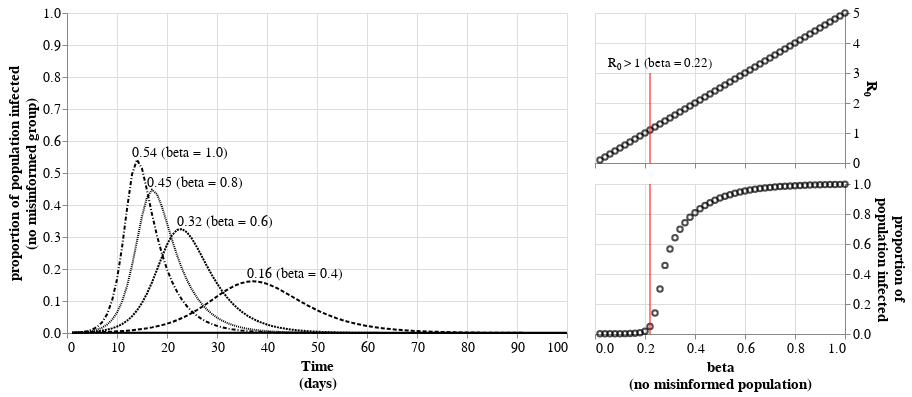

This figure's notebook cell:
### Code cell
lines = alt.Chart(infections.melt(id_vars='day')).mark_line(size=2, color = 'black').encode(
    x = alt.X(
        'day:Q',
        title = ["Time", "(days)"]
    ),
    y = alt.Y(
        'value:Q',
        title = ["proportion of population infected", "(no misinformed group)"],
        scale = alt.Scale(domain=(0,1))
    ),
    strokeDash = alt.StrokeDash(
        'variable:N',
        title = "𝛽",
        legend=None
    )
).properties(height=320, width=500)

texts = alt.Chart(text_dfs).mark_text(dy=-7,dx=0,fontSize=14,align='left').encode(
    x = 'peak_x:Q',
    y = 'peak_y:Q',
    text = 'text'
)

lines = alt.layer(lines,texts)


alt.hconcat(
    lines,
    combined_fig,
).configure_axis(
    titleFontSize=15,
    labelFontSize=14,
    labelAngle=0
)
# .configure_legend(
#     titleFontSize=15,
#     labelFontSize=14,
#     orient='top',
#     offset=0
# )

### Figure 1 — Vega-Lite specification as saved in the notebook (floating-point values rounded to 4 significant figures; data arrays with more than 128 entries replaced by an {"elided": "..."} marker saying what was removed)
{"config": {"view": {"continuousWidth": 400, "continuousHeight": 300}, "axis": {"labelAngle": 0, "labelFontSize": 14, "titleFontSize": 15}}, "hconcat": [{"layer": [{"data": {"name": "data-9c2d90dc76619f7b0ccbfaf610af68b8"}, "mark": {"type": "line", "color": "black", "size": 2}, "encoding": {"strokeDash": {"field": "variable", "legend": null, "title": "𝛽", "type": "nominal"}, "x": {"field": "day", "title": ["Time", "(days)"], "type": "quantitative"}, "y": {"field": "value", "scale": {"domain": [0, 1]}, "title": ["proportion of population infected", "(no misinformed group)"], "type": "quantitative"}}, "height": 320, "width": 500}, {"data": {"name": "data-9f414f2267269c00288d3f5082564c4a"}, "mark": {"type": "text", "align": "left", "dx": 0, "dy": -7, "fontSize": 14}, "encoding": {"text": {"field": "text", "type": "nominal"}, "x": {"field": "peak_x", "type": "quantitative"}, "y": {"field": "peak_y", "type": "quantitative"}}}]}, {"vconcat": [{"layer": [{"data": {"name": "data-585babaf9ca0b0ca9e5c052a68338f30"}, "mark": {"type": "point", "color": "black", "size": 30}, "encoding": {"x": {"axis": {"labelExpr": "(datum.value*100) % 10 ? null : datum.label", "labels": false, "title": null}, "field": "beta", "type": "quantitative"}, "y": {"axis": {"orient": "right"}, "field": "r0", "title": "R₀", "type": "quantitative"}}}, {"data": {"name": "data-f734bf3e0f4d2cc234e8ecc471e90315"}, "mark": {"type": "rule", "color": "red"}, "encoding": {"x": {"field": "x", "type": "quantitative"}, "y": {"field": "y1", "type": "quantitative"}, "y2": {"field": "y2"}}}, {"data": {"name": "data-f734bf3e0f4d2cc234e8ecc471e90315"}, "mark": {"type": "text", "dx": 10, "dy": -10, "fontSize": 13}, "encoding": {"text": {"field": "text", "type": "nominal"}, "x": {"field": "x", "type": "quantitative"}, "y": {"field": "y2", "type": "quantitative"}}, "height": 150, "width": 250}]}, {"layer": [{"data": {"name": "data-30e2dcf2a99ea7f5d55b95db6a2be296"}, "mark": {"type": "point", "color": "black", "size": 30}, "encoding": {"x": {"axis": {"labelExpr": "(datum.value*100) % 10 ? null : datum.label", "title": ["beta", "(no misinformed population)"]}, "field": "beta", "title": "𝛽", "type": "quantitative"}, "y": {"axis": {"orient": "right"}, "field": "total_infected", "title": ["proportion of", "population infected"], "type": "quantitative"}}}, {"data": {"name": "data-ff9513377231907503045734d37ff335"}, "mark": {"type": "rule", "color": "red"}, "encoding": {"x": {"field": "x", "type": "quantitative"}, "y": {"field": "y1", "type": "quantitative"}, "y2": {"field": "y2"}}, "height": 150, "width": 250}]}], "spacing": 5}], "$schema": "https://vega.github.io/schema/vega-lite/v4.17.0.json", "datasets": {"data-9c2d90dc76619f7b0ccbfaf610af68b8": {"elided": "500 records"}, "data-9f414f2267269c00288d3f5082564c4a": [{"peak_x": 36, "peak_y": 0.1615, "text": "0.16 (beta = 0.4)"}, {"peak_x": 22, "peak_y": 0.3249, "text": "0.32 (beta = 0.6)"}, {"peak_x": 16, "peak_y": 0.4475, "text": "0.45 (beta = 0.8)"}, {"peak_x": 13, "peak_y": 0.5419, "text": "0.54 (beta = 1.0)"}], "data-585babaf9ca0b0ca9e5c052a68338f30": [{"r0": 0.1, "beta": 0.02}, {"r0": 0.2, "beta": 0.04}, {"r0": 0.3, "beta": 0.06}, {"r0": 0.4, "beta": 0.08}, {"r0": 0.5, "beta": 0.1}, {"r0": 0.6, "beta": 0.12}, {"r0": 0.7, "beta": 0.14}, {"r0": 0.8, "beta": 0.16}, {"r0": 0.9, "beta": 0.18}, {"r0": 1.0, "beta": 0.2}, {"r0": 1.1, "beta": 0.22}, {"r0": 1.2, "beta": 0.24}, {"r0": 1.3, "beta": 0.26}, {"r0": 1.4, "beta": 0.28}, {"r0": 1.5, "beta": 0.3}, {"r0": 1.6, "beta": 0.32}, {"r0": 1.7, "beta": 0.34}, {"r0": 1.8, "beta": 0.36}, {"r0": 1.9, "beta": 0.38}, {"r0": 2.0, "beta": 0.4}, {"r0": 2.1, "beta": 0.42}, {"r0": 2.2, "beta": 0.44}, {"r0": 2.3, "beta": 0.46}, {"r0": 2.4, "beta": 0.48}, {"r0": 2.5, "beta": 0.5}, {"r0": 2.6, "beta": 0.52}, {"r0": 2.7, "beta": 0.54}, {"r0": 2.8, "beta": 0.56}, {"r0": 2.9, "beta": 0.58}, {"r0": 3.0, "beta": 0.6}, {"r0": 3.1, "beta": 0.62}, {"r0": 3.2, "beta": 0.64}, {"r0": 3.3, "beta": 0.66}, {"r0": 3.4, "beta": 0.68}, {"r0": 3.5, "beta": 0.7}, {"r0": 3.6, "beta": 0.72}, {"r0": 3.7, "beta": 0.74}, {"r0": 3.8, "beta": 0.76}, {"r0": 3.9, "beta": 0.78}, {"r0": 4.0, "beta": 0.8}, {"r0": 4.1, "beta": 0.82}, {"r0": 4.2, "beta": 0.84}, {"r0": 4.3, "beta": 0.86}, {"r0": 4.4, "beta": 0.88}, {"r0": 4.5, "beta": 0.9}, {"r0": 4.6, "beta": 0.92}, {"r0": 4.7, "beta": 0.94}, {"r0": 4.8, "beta": 0.96}, {"r0": 4.9, "beta": 0.98}, {"r0": 5.0, "beta": 1.0}], "data-f734bf3e0f4d2cc234e8ecc471e90315": [{"x": 0.22, "y1": 0, "y2": 3, "text": "R₀ > 1 (beta = 0.22)"}], "data-30e2dcf2a99ea7f5d55b95db6a2be296": [{"beta": 0.02, "total_infected": 0.001111}, {"beta": 0.04, "total_infected": 0.00125}, {"beta": 0.06, "total_infected": 0.001428}, {"beta": 0.08, "total_infected": 0.001665}, {"beta": 0.1, "total_infected": 0.001997}, {"beta": 0.12, "total_infected": 0.002493}, {"beta": 0.14, "total_infected": 0.00331}, {"beta": 0.16, "total_infected": 0.004861}, {"beta": 0.18, "total_infected": 0.008428}, {"beta": 0.2, "total_infected": 0.01847}, {"beta": 0.22, "total_infected": 0.05023}, {"beta": 0.24, "total_infected": 0.1398}, {"beta": 0.26, "total_infected": 0.2999}, {"beta": 0.28, "total_infected": 0.4574}, {"beta": 0.3, "total_infected": 0.5674}, {"beta": 0.32, "total_infected": 0.6422}, {"beta": 0.34, "total_infected": 0.6977}, {"beta": 0.36, "total_infected": 0.7418}, {"beta": 0.38, "total_infected": 0.7781}, {"beta": 0.4, "total_infected": 0.8086}, {"beta": 0.42, "total_infected": 0.8345}, {"beta": 0.44, "total_infected": 0.8566}, {"beta": 0.46, "total_infected": 0.8756}, {"beta": 0.48, "total_infected": 0.892}, {"beta": 0.5, "total_infected": 0.9061}, {"beta": 0.52, "total_infected": 0.9184}, {"beta": 0.54, "total_infected": 0.929}, {"beta": 0.56, "total_infected": 0.9382}, {"beta": 0.58, "total_infected": 0.9463}, {"beta": 0.6, "total_infected": 0.9533}, {"beta": 0.62, "total_infected": 0.9594}, {"beta": 0.64, "total_infected": 0.9647}, {"beta": 0.66, "total_infected": 0.9694}, {"beta": 0.68, "total_infected": 0.9735}, {"beta": 0.7, "total_infected": 0.977}, {"beta": 0.72, "total_infected": 0.9801}, {"beta": 0.74, "total_infected": 0.9829}, {"beta": 0.76, "total_infected": 0.9852}, {"beta": 0.78, "total_infected": 0.9873}, {"beta": 0.8, "total_infected": 0.9891}, {"beta": 0.82, "total_infected": 0.9906}, {"beta": 0.84, "total_infected": 0.992}, {"beta": 0.86, "total_infected": 0.9932}, {"beta": 0.88, "total_infected": 0.9942}, {"beta": 0.9, "total_infected": 0.9951}, {"beta": 0.92, "total_infected": 0.9958}, {"beta": 0.94, "total_infected": 0.9965}, {"beta": 0.96, "total_infected": 0.9971}, {"beta": 0.98, "total_infected": 0.9975}, {"beta": 1.0, "total_infected": 0.998}], "data-ff9513377231907503045734d37ff335": [{"x": 0.22, "y1": 0, "y2": 1, "text": "R₀ > 1 (beta = 0.22)"}]}}
